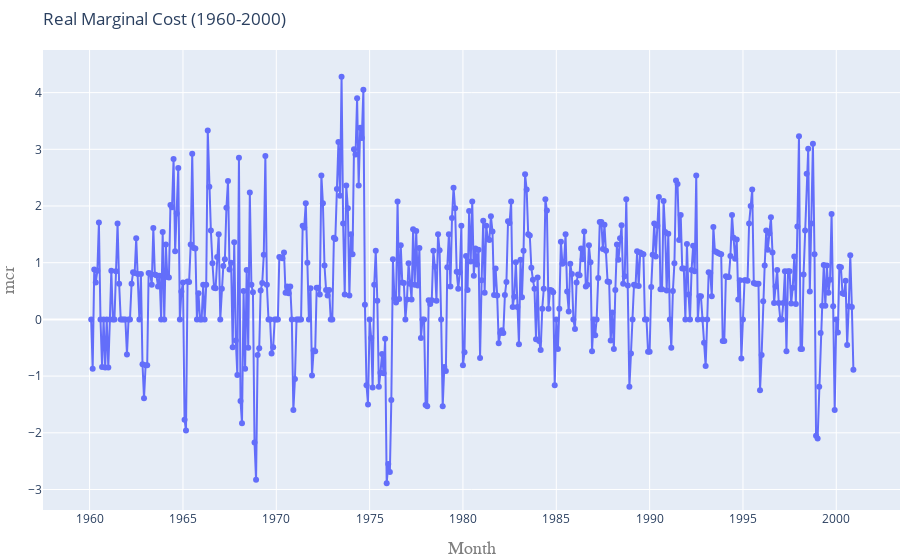

The notebook cell saved with this chart:
### Code cell
fig= go.Figure()
df=df.round(2)
fig.add_trace(go.Scatter(dict(x=df.observation_date, y=df.Monthly_Rate, mode='lines+markers')))

fig.update_layout(title=go.layout.Title(
        text="Real Marginal Cost (1960-2000)",
        xref="paper",x=0),
    margin=dict(l=10, r=0, t=50, b=50),
    xaxis=go.layout.XAxis(title=go.layout.xaxis.Title(text="Month",font=dict(
                family="Courier New, monospace",
                size=18,
                color="#7f7f7f"))),
    yaxis=go.layout.YAxis(title=go.layout.yaxis.Title(text="mcr",font=dict(
                family="Courier New, monospace",
                size=18,
                color="#7f7f7f"))))

fig.show()

### Figure 1 — Plotly figure (JSON) as saved in the notebook; plotly's stock layout.template omitted (floating-point values rounded to 4 significant figures; data arrays with more than 128 entries replaced by an {"elided": "..."} marker saying what was removed)
{"data": [{"mode": "lines+markers", "type": "scatter", "x": {"elided": "492 str values"}, "y": {"elided": "492 float values"}}], "layout": {"margin": {"b": 50, "l": 10, "r": 0, "t": 50}, "title": {"text": "Real Marginal Cost (1960-2000)", "x": 0, "xref": "paper"}, "xaxis": {"title": {"font": {"color": "#7f7f7f", "family": "Courier New, monospace", "size": 18}, "text": "Month"}}, "yaxis": {"title": {"font": {"color": "#7f7f7f", "family": "Courier New, monospace", "size": 18}, "text": "mcr"}}}}
